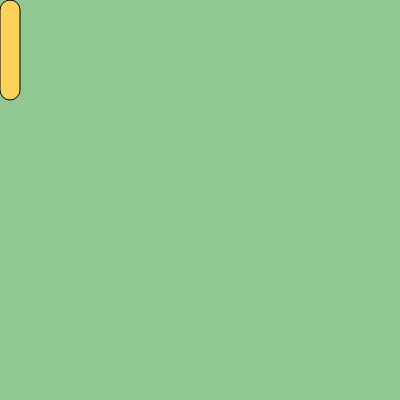
Frame 1 (no input)
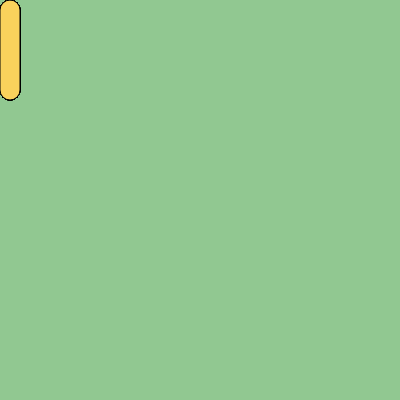
Frame 60 (no input)
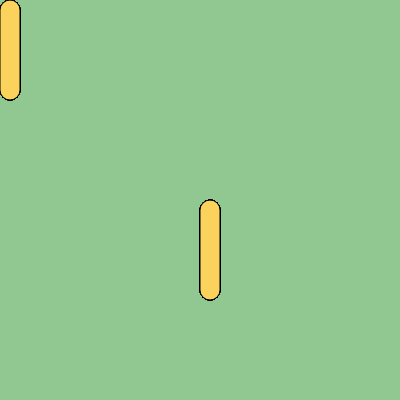
Frame 120 (the mouse pressed at the canvas centre since frame 60)

The p5.js sketch that drew these frames (run headless with seeded random() and noise() and a simulated clock; from frame 60 on, the mouse is pressed at the canvas centre):

// p5.js sketch
// ── sketch.js
function setup() {
  createCanvas(400, 400);
background(145,200,145)
}

function draw() {
  
  ;
  fill("#FAD25C")
  rect(mouseX, mouseY, 20,100,20,40)
  
}
// ── sketch2.js
function setup() {
  createCanvas(400, 400);
  background("#8CD7F8");
}

function draw() {
  fill("#FFCD38");
  rect(frameCount % 400, 280, 80, 30);
  rect(frameCount % 400, 200, 20, 30);
  fill("#673AB7");
  rect(400 - (frameCount % 400) / 2, 200, 20, 30);
  fill("#FF9800");
  rect(frameCount % 400, frameCount % 400, 20, 30);
  fill("#CDDC39");
  rect((frameCount % 400) + 100, (frameCount % 400) + 50, 20, 30);

  circle(frameCount % 400, 30, frameCount % 20);
  fill("#673AB7");
  circle(frameCount % 400, 50, frameCount % 20);
  fill("#FF9800");
  circle((frameCount % 800) / 2, 70, frameCount % 20);
  fill("#FFCD38");
  circle(frameCount % 800, 90, frameCount % 30);
  fill("#673AB7");
  circle(frameCount % 400, 130, frameCount % 40);
  fill("#CDDC39");
  circle(frameCount % 400, 180, frameCount % 50);
  fill("#FF9800");
  circle(frameCount % 400, 250, frameCount % 60);
  fill("#FFCD38");
  circle(frameCount % 400, 300, frameCount % 70);
  fill("#673AB7");
  circle(frameCount % 400, 360, frameCount % 80);
  rect(50, (frameCount % 1200) / 3 + 50, 20, 30);
}

// ── sketch3.js
// variables for text

let txtWelcome , txtInst, txtResult  

// button for games and RPS
let btn1game, btn3Game, btn5Game , btnR, BtnP, BtnS

// button end the game and replay

let btnReplay , btnEndGame

// variable for computerChoice

let compOpt;


function setup() {
 
  createCanvas(400, 400);
  txtWelcome = " ROCK PAPER SCISSORS "
 
  
  txtInst= "choose the game format"
  
  txtResult = ""
 
  // buttons for 1 3 5 games
 
  btn1Game = createButton('Single Game')
  btn1Game.position(25, 150)
  btn1Game.style('width', '100px')
  btn1Game.mousePressed( NewGame )
 
  btn3Game = createButton('Best of Three')
  btn3Game.position(150, 150)
  btn3Game.style('width', '100px')
  btn3Game.mousePressed( NewGame1 )
  btn3Game.value()
  
  btn5Game = createButton('Best of Five')
  btn5Game.position(275, 150)
  btn5Game.style('width', '100px')
  btn5Game.mousePressed( NewGame2 )
  btn5Game.value()
 
  // button for R P S
 
  btnR = createButton('Rock')
  btnR.position(25, 180)
  btnR.style('width', '100px')
  btnR.hide()
  btnR.mousePressed( CompareRock)
 
  btnP = createButton('Paper')
  btnP.position(150, 180)
  btnP.style('width', '100px')
  btnP.hide()
  btnP.mousePressed( ComparePaper )
 
  btnS = createButton('Scissors')
  btnS.position(275, 180)
  btnS.style('width', '100px')
  btnS.hide()
  btnS.mousePressed( CompareScissors )
 
  // button for replay or end game
 
  btnReplay = createButton('Replay')
  btnReplay.position(150,250)
  btnReplay.style('width', '100px')
  btnReplay.hide()
  btnReplay.mousePressed(NewGame)
  
  btnEndGame = createButton('Endgame')
  btnEndGame.position(200,350)
  btnEndGame.style('width', '100px')
  btnEndGame.hide()
  btnEndGame.mousePressed(Reset)
  //reset random number compOpt
 
 
}

function draw() {
  background("#E0BE59");
 
  text( txtWelcome, 135, 60)
  text( txtInst, 145, 90)
  text( txtResult , 155, 300)
 
 
}

function showRPS()
{
 
  txtInst = " choose between rock,  paper, scissors"
  txtResult = ""
 
  //hide game options
  btn1Game.hide()
  btn3Game.hide()
  btn5Game.hide()
  
  //show Rock paper scissors buttons
 
  btnR.show()
  btnP.show()
  btnS.show()
  btnReplay.hide() 
  btnEndGame.hide()
}

function showReplayEnd()
{
 
  txtInst = " choose between rock,  paper, scissors"
  txtResult = ""
 
  //hide game options
  btn1Game.hide()
  btn3Game.hide()
  btn5Game.hide()
  
  //show Rock paper scissors buttons
 
  btnR.show()
  btnP.show()
  btnS.show()
  btnReplay.hide() 
  btnEndGame.show()
}

function showReplay()
{
 
  txtInst = " choose between rock,  paper, scissors"
  txtResult = ""
 
  //hide game options
  btn1Game.hide()
  btn3Game.hide()
  btn5Game.hide()
  
  //show Rock paper scissors buttons
 
  btnR.show()
  btnP.show()
  btnS.show()
  btnReplay.show() 
  btnEndGame.hide()
}

function HideRPS()
{
 createCanvas(400, 400);
  txtWelcome = " ROCK PAPER SCISSORS "
 
  
  txtInst= "choose the game format"
  
  txtResult = ""
  
  
 
  //hide game options
  btn1Game.show()
  btn3Game.show()
  btn5Game.show()
  btnReplay.hide() 
  
  //show Rock paper scissors buttons
 
  btnR.hide()
  btnP.hide()
  btnS.hide()
  btnEndGame.hide()
  
}

function CompareRock()
  
{  
  {
    
      showReplayEnd();
    
  }
    if(compOpt == 1)
      {
       txtResult = "It's a Draw"  
      }
    else if(compOpt == 2)
      {
       txtResult = "Computer Won ! "  
      }
    else
      {
        txtResult = "You Won !"
      }  
    

  }

function ComparePaper()
{  
  {
    showReplayEnd();
    }
   if(compOpt == 1)
      {
       txtResult = "Computer Won"  
      }
    else if(compOpt == 2)
      {
       txtResult = "It's A draw "  
      }
    else
      {
        txtResult = "You Won !"
      }  
  

}

function CompareScissors()
{  
  {
    
      showReplayEnd();
    
  }
  if(compOpt == 1)
      {
       txtResult = "Computer Won"  
      }
    else if(compOpt == 2)
      {
       txtResult = "It's A draw "  
      }
    else
      {
        txtResult = "You Won !"
      }  
  
}


function CompareRock1()
  
{  
  {
    
      showReplay();
    
  }
    if(compOpt == 1)
      {
       txtResult = "It's a Draw"  
      }
    else if(compOpt == 2)
      {
       txtResult = "Computer Won ! "  
      }
    else
      {
        txtResult = "You Won !"
      }  
    

  }

function ComparePaper1()
{  
  {
    showReplay();
    }
   if(compOpt == 1)
      {
       txtResult = "Computer Won"  
      }
    else if(compOpt == 2)
      {
       txtResult = "It's A draw "  
      }
    else
      {
        txtResult = "You Won !"
      }  
  

}

function CompareScissors1()
{  
  {
    
      showReplay();
    
  }
  if(compOpt == 1)
      {
       txtResult = "Computer Won"  
      }
    else if(compOpt == 2)
      {
       txtResult = "It's A draw "  
      }
    else
      {
        txtResult = "You Won !"
      }  
  
}



function NewGame()
{
 
  compOpt = round(random (0.5, 3.5) )
  showRPS();
 
}

function NewGame1()
{
 
  compOpt = round(random (0.5, 3.5) )
  showReplay();
  
 
}

function NewGame2()
{
 
  compOpt = round(random (0.5, 3.5) )
  showRPS();
 
}
function Reset()
{
 
  compOpt = round(random (0.5, 3.5) )
  HideRPS();
 
}
function Bof3()
{ 
   for (i=0; i<3; i++)
  loop(i);
}
// ── sketch4.js
let slider
function setup() {
createCanvas(400,400);


  colorMode(RGB);
  sliderR = createSlider(0, 360, 60, 40);
  sliderR.position(300, 350);
  sliderR.style('width', '80px');
  
  colorMode(RGB);
  sliderG = createSlider(0, 360, 60, 40);
  sliderG.position(200, 350);
  sliderG.style('width', '80px');
  
  colorMode(RGB);
  sliderB = createSlider(0, 360, 60, 40);
  sliderB.position(100, 350);
  sliderB.style('width', '80px');
  
  
  sliderW = createSlider(0, 360, 60, 40);
  sliderW.position(130, 300);
  sliderW.style('width', '80px');
  
  sliderH = createSlider(0, 360, 60, 40);
  sliderH.position(220, 300);
  sliderH.style('width', '80px');
  
  sliderX = createSlider(0, 360, 60, 40);
  sliderX.position(220, 250);
  sliderX.style('width', '80px');
 
  sliderY = createSlider(0, 360, 60, 40);
  sliderY.position(130, 250);
  sliderY.style('width', '80px');
 
}

function draw() {
  background(220);
 let valR = sliderR.value();
 let valG = sliderG.value();
let valB = sliderB.value();
  fill(valR,valG,valB);
  let valW = sliderW.value();
  let valH = sliderH.value();
  let valX = sliderX.value();
  let valY = sliderY.value();
  
  rect(valX,valY,valW,valH);
  
  
  
}
// ── sketch5.js
let Hslider, Vslider, sldWidth, sldHeight, SldCorner, RdShape, CpShape1, CpShape2  ;

// string variables

let param1 ="Width"
let param2 ="Height"

function setup()
{
  createCanvas(400, 400);
  Hslider = createSlider(1 , 9, 8)
  Hslider.position(410, 25)
  Hslider.style('width', '160px')
 
 
  Vslider = createSlider(1 , 9, 8)
  Vslider.position(410, 50)
  Vslider.style('width', '160px')
 
  sldWidth = createSlider(1 , 100, 25)
  sldWidth.position(410, 80)
  sldWidth.style('width', '160px')
 
 
  sldHeight = createSlider(1 , 100, 25)
  sldHeight.position(410, 110)
  sldHeight.style('width', '160px')
 
  RdShape = createRadio();
  RdShape.option("Rect")
  RdShape.option("RoundRect")
  RdShape.option("Circle")
  RdShape.selected("Rect")
  RdShape.position(410, 160)
 
  CpShape1 = createColorPicker('#FFC107')
  CpShape1.position(410, 190)
  CpShape1.style("height", "25px")
 
  CpShape2 = createColorPicker('#FFA88C')
  CpShape2.position(490, 190)
  CpShape2.style("height", "25px")
 
 
 
}

function draw()
{
  background(220);
 
  text ("dummy", 550, 40)
  text ("dummy", 550, 60)
  text (param1, 550, 95)
  text (param2, 550, 120)
 
  for(m=0 ; m < Vslider.value() ; m++)
    {
    for (i=0; i < Hslider.value() ; i++)
      {
        if(i%2==1 && m%2==1 )
          {
            fill(CpShape1.color())
          }
        else if(i%2==0 && m%2==0 )
          {
            fill(CpShape1.color())
          }
        else
          {
            fill(CpShape2.color())
          }

        if (RdShape.value() == "Rect")
          {  param1 = "Width"
            param2 = "Height"
            sldHeight.show()
            rect( 40*i+5, 40*m, sldWidth.value() , sldHeight.value() )
          }
        else if (RdShape.value() == "RoundRect")
          { param1 = "Width"
            param2 = "Height"
            sldHeight.show()
            rect( 40*i+20, 40*m, sldWidth.value() , sldHeight.value() , 10 )
          }
        else
          {
            param1 = "Radius"
            param2 = ""
            sldHeight.hide()
            circle ( 60*i+20, 60*m, sldWidth.value() )
          }    
      }
    }
}
